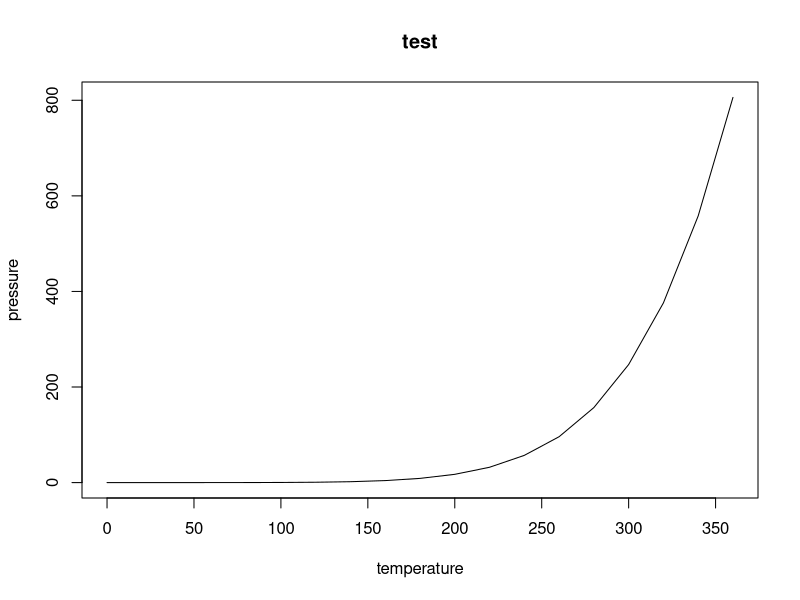

This figure's R source:
## ---- chunk 1
knitr::opts_chunk$set(echo = TRUE)
## ---- chunk 2
plot(pressure, type="l", main="test")
## ---- chunk 3
summary(cars)
